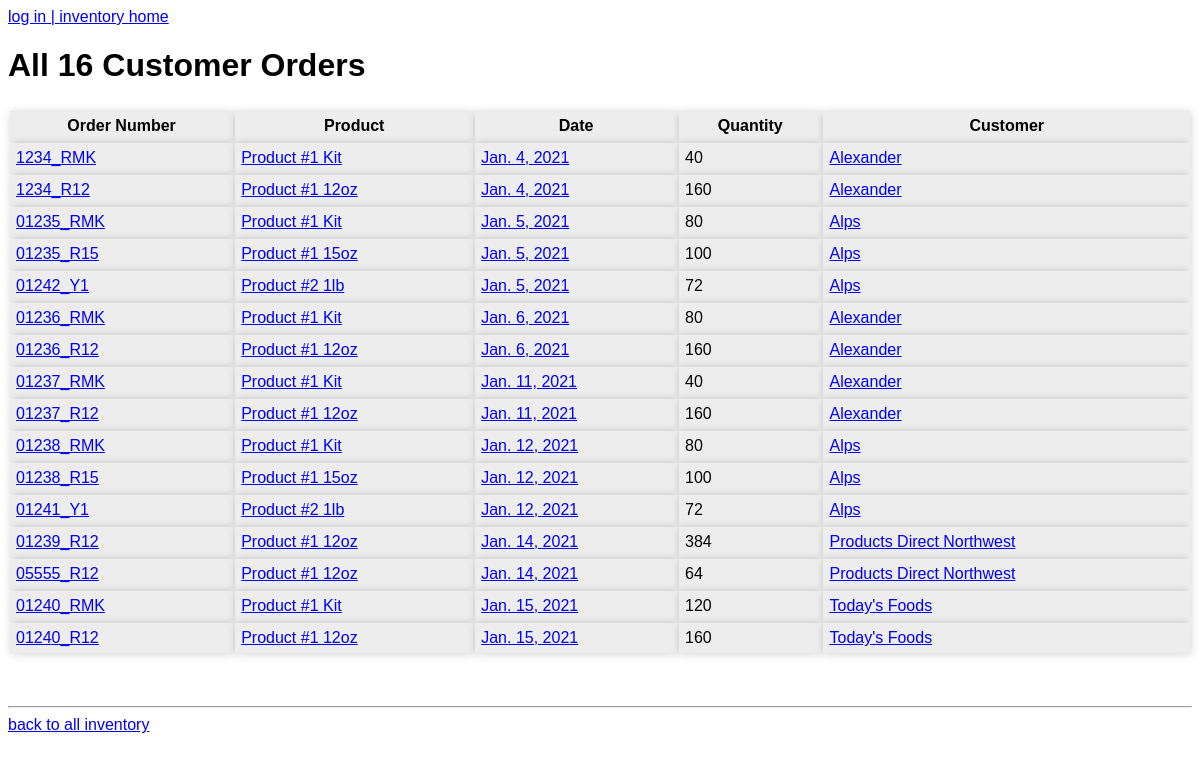
The page /customer_orders/all/ on the database as committed earlier.
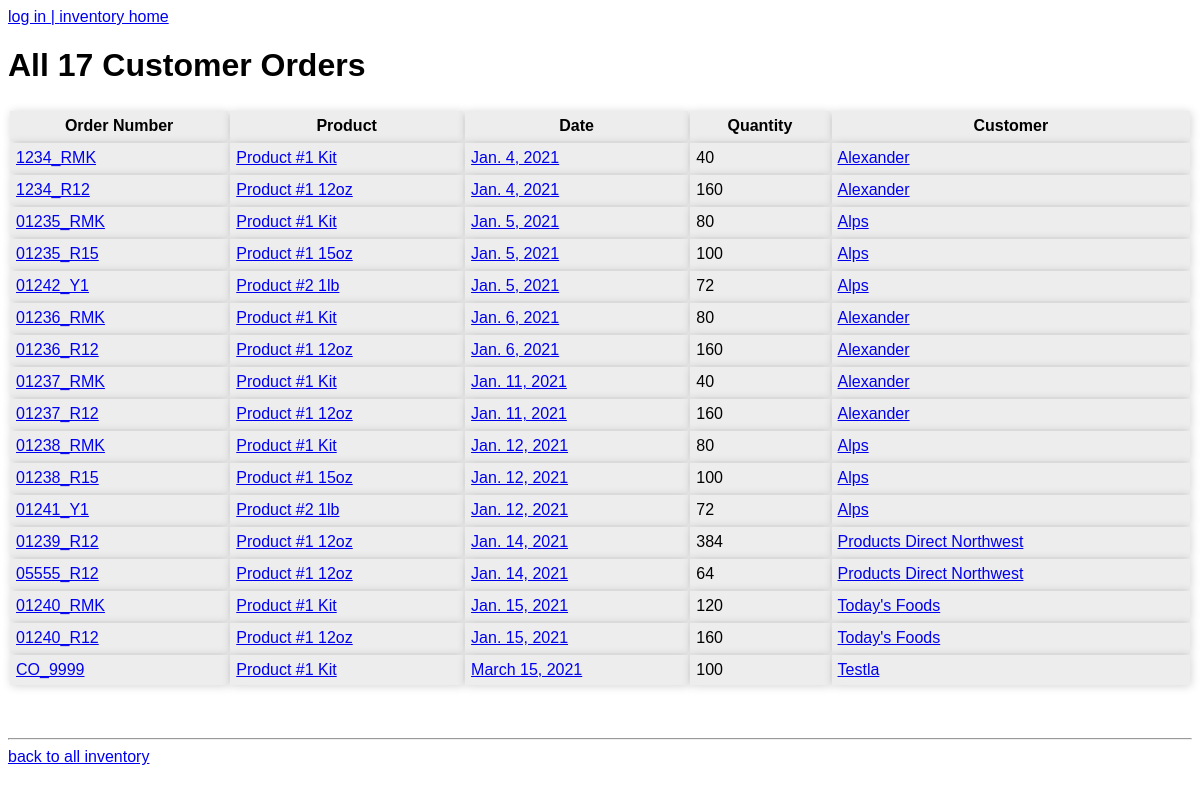
The same page on the database as committed later.
### inventory/models.py (models this page shows, shortened)
class CustomerOrder(models.Model):
    order_number = models.CharField(max_length=10)
    customer = models.ForeignKey(Customer, on_delete=models.PROTECT)
    product = models.ForeignKey(Product, on_delete=models.PROTECT)
    date = models.DateField()
    quantity = models.IntegerField()

class Product(models.Model):
    name = models.CharField(max_length=40)
    label = models.SlugField(max_length=40, null=True)
    user = models.ForeignKey(User, on_delete=models.PROTECT, null=True)

class Customer(models.Model):
    name = models.CharField(max_length=40)
    label = models.SlugField(max_length=40, null=True)

### inventory/views.py (the view)
# urls.py: path('customer_orders/all/', CustomerOrderList.as_view(), name='all_customer_orders'),
class CustomerOrderList(ListView):
    model = CustomerOrder
    template_name = 'inventory/customer_orders.html'
    ordering = ['date', 'product']
    def get_context_data(self, **kwargs):
        co_count = CustomerOrder.objects.count()
        context = super().get_context_data(**kwargs)
        context['co_count'] = co_count
        return context

### inventory/urls.py (called while the page is built)
    def to_url(self, value):
        return value

### inventory/templates/inventory/customer_orders.html
{% extends "inventory/base.html" %}
{% block content %}
    <h1>
        {% if co_filter_count %}
        {{ co_filter_count }} Customer Orders from {{ start_date }} to {{ end_date }}
        {% else %}
        All {{ co_count }} Customer Orders
        {% endif %}
    </h1>
    <table>
        <tr>
            <th>Order Number</th>
            <th>Product</th>
            <th>Date</th>
            <th>Quantity</th>
            <th>Customer</th>
        </tr>
        {% for customer_order in object_list %}
        <tr>
            <td><a href="{% url 'inventory:customer_order_detail' customer_order.pk %}">{{ customer_order.order_number }}</a></td>
            <td><a href="{% url 'inventory:product_orders' customer_order.product.label %}">{{ customer_order.product.name }}</a></td>
            {% if end_date_set or not start_date %}
            <td><a href="{% url 'inventory:date_filter_customer_orders' customer_order.date %}">{{ customer_order.date }}</a></td>
            {% else %}
            <td><a href="{% url 'inventory:date_range_filter_customer_orders' start_date|date:'Y-m-d' customer_order.date %}">{{ customer_order.date }}</a></td>
            {% endif %}
            <td>{{ customer_order.quantity }}</td>
            <td><a href="{% url 'inventory:customer_customer_orders' customer_order.customer.label %}">{{ customer_order.customer.name }}</a></td>
        </tr>
        {% endfor %}
    </table>
    <br>
    <hr>
    <a href="{% url 'inventory:index' %}">back to all inventory</a>
{% endblock content %}

Rows that differ between the two databases and show on the page:
added CustomerOrder: order_number "CO_9999", product.name "Product #1 Kit", date "March 15, 2021", quantity "100", customer.name "Testla"
Other text that changed with them:
{{ co_count }}: "16" → "17"
